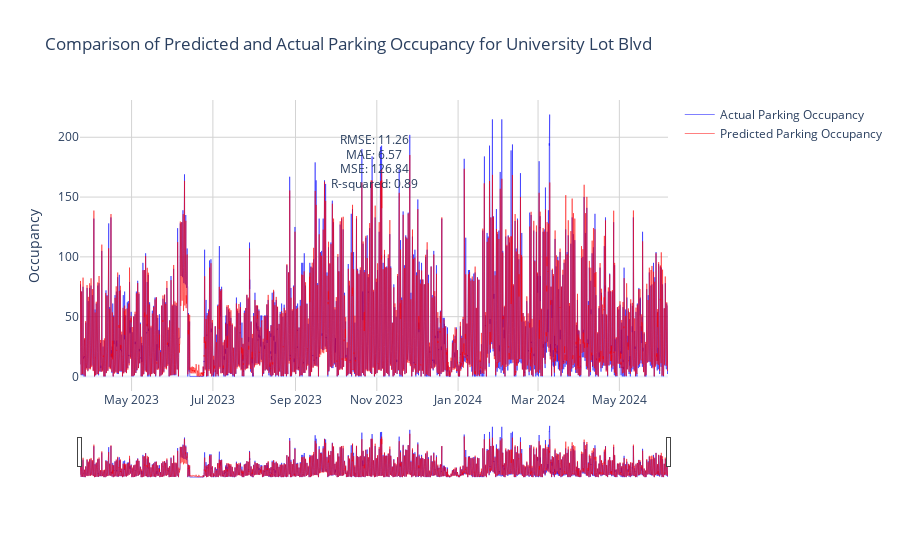

This figure's notebook cell:
### Code cell
import plotly.graph_objects as go


# Create a new figure
fig = go.Figure()


# Add trace for the actual values
fig.add_trace(go.Scatter(x=testing_actual_vs_pred_df.index, y=testing_actual_vs_pred_df['Actual'],
                         name='Actual Parking Occupancy',
                         line=dict(color='blue', width=0.5),
                         hovertemplate='<b>Date</b>: %{x|%m-%d-%Y}<br>' +
                                       '<b>Actual Occupancy</b>: %{y}<br>' +
                                       '<b>Day of Week</b>: %{x| %A}<extra></extra>'))


# Add trace for the predicted values
fig.add_trace(go.Scatter(x=testing_actual_vs_pred_df.index, y=testing_actual_vs_pred_df['Predicted'],
                         name='Predicted Parking Occupancy',
                         line=dict(color='red', width=0.5),
                         hovertemplate='<b>Date</b>: %{x|%m-%d-%Y}<br>' +
                                       '<b>Predicted Occupancy</b>: %{y}<br>' +
                                       '<b>Day of Week</b>: %{x| %A}<extra></extra>'))


# Update layout
fig.update_layout(
    title=f'Comparison of Predicted and Actual Parking Occupancy for {parking_lot_to_predict}',
    xaxis=dict(
        rangeslider=dict(visible=True),
        type='date'
    ),
    yaxis_title='Occupancy',
    template='plotly_white',
    annotations=[
        dict(xref='paper', yref='paper', x=0.5, y=0.9,
             text=f'RMSE: {rmse:.2f}', showarrow=False),
        dict(xref='paper', yref='paper', x=0.5, y=0.85,
             text=f'MAE: {mae:.2f}', showarrow=False),
        dict(xref='paper', yref='paper', x=0.5, y=0.8,
             text=f'MSE: {mse:.2f}', showarrow=False),
        dict(xref='paper', yref='paper', x=0.5, y=0.75,
             text=f'R-squared: {r2:.2f}', showarrow=False)
    ]
)

# Update axes appearance
fig.update_xaxes(showgrid=True, gridwidth=1, gridcolor='lightgrey')
fig.update_yaxes(showgrid=True, gridwidth=1, gridcolor='lightgrey')

# Show the plot
fig.show()

### Figure 1 — Plotly figure (JSON) as saved in the notebook; plotly's stock layout.template omitted (floating-point values rounded to 4 significant figures; data arrays with more than 128 entries replaced by an {"elided": "..."} marker saying what was removed)
{"data": [{"hovertemplate": "<b>Date</b>: %{x|%m-%d-%Y}<br><b>Actual Occupancy</b>: %{y}<br><b>Day of Week</b>: %{x| %A}<extra></extra>", "line": {"color": "blue", "width": 0.5}, "name": "Actual Parking Occupancy", "type": "scatter", "x": {"elided": "11646 str values"}, "y": {"elided": "11646 int values"}}, {"hovertemplate": "<b>Date</b>: %{x|%m-%d-%Y}<br><b>Predicted Occupancy</b>: %{y}<br><b>Day of Week</b>: %{x| %A}<extra></extra>", "line": {"color": "red", "width": 0.5}, "name": "Predicted Parking Occupancy", "type": "scatter", "x": {"elided": "11646 str values"}, "y": {"elided": "11646 float values"}}], "layout": {"annotations": [{"showarrow": false, "text": "RMSE: 11.26", "x": 0.5, "xref": "paper", "y": 0.9, "yref": "paper"}, {"showarrow": false, "text": "MAE: 6.57", "x": 0.5, "xref": "paper", "y": 0.85, "yref": "paper"}, {"showarrow": false, "text": "MSE: 126.84", "x": 0.5, "xref": "paper", "y": 0.8, "yref": "paper"}, {"showarrow": false, "text": "R-squared: 0.89", "x": 0.5, "xref": "paper", "y": 0.75, "yref": "paper"}], "title": {"text": "Comparison of Predicted and Actual Parking Occupancy for University Lot Blvd"}, "xaxis": {"gridcolor": "lightgrey", "gridwidth": 1, "rangeslider": {"visible": true}, "showgrid": true, "type": "date"}, "yaxis": {"gridcolor": "lightgrey", "gridwidth": 1, "showgrid": true, "title": {"text": "Occupancy"}}}}
